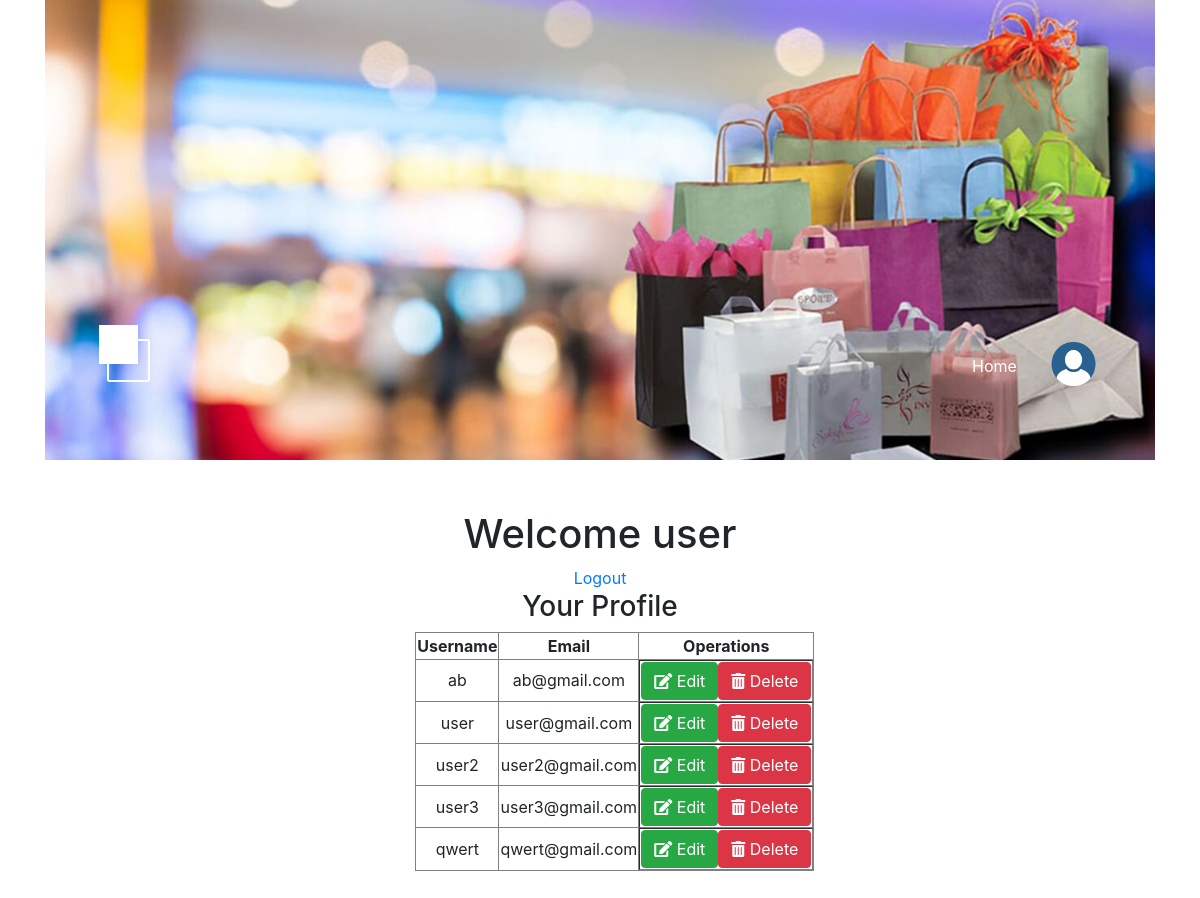
The page /welcome.php (signed in) on the database its author committed.
### tables this page shows
CREATE TABLE `users` (
  `id` int(15) NOT NULL,
  `username` varchar(200) NOT NULL,
  `email` varchar(200) NOT NULL,
  `password` varchar(50) NOT NULL
);

### welcome.php (the view, shortened to what this page needs)
<!DOCTYPE html>
<html>
<head>
  <link href="css/all.min.css" rel="stylesheet" />
  <link href="css/style.css" rel="stylesheet" />
  <link rel="stylesheet" href="https://cdnjs.cloudflare.com/ajax/libs/font-awesome/5.15.3/css/all.min.css">
    <link rel="stylesheet" href="https://maxcdn.bootstrapcdn.com/bootstrap/4.0.0/css/bootstrap.min.css">
</head>
<body>
  <div class="container">
    <div class="placeholder">
      <div
      class="parallax-window"
      data-parallax="scroll"
      data-image-src="image/login.jpg"
      >
      <div class="tm-header">
        <div class="row tm-header-inner">
          <div class="col-md-6 col-12">
            <img
            src="img/simple-house-logo.png"
            alt="Logo"
            class="tm-site-logo"
            />
          </div>
          <nav class="col-md-6 col-12 tm-nav">
            <ul class="tm-nav-ul">
              <li class="tm-nav-li">
                <a href="index.php" class="tm-nav-link">Home</a>
              </li>
              <?php if (isset($_SESSION['username'])) { ?>
                <div class="dropdown">
                  <img src="images/profile.png" class="dropdown-img">
                </div>
                <?php
              } else {
                ?>
                <li class="tm-nav-li">
                  <a href="login.php" class="tm-nav-link">Login</a>
                </li>
                <?php
              }
              ?>
            </ul>
          </nav>
        </div>
      </div>
    </div>
  </div>
  <div class="content">
    <?php echo "<h1>Welcome " . $_SESSION['username'] . "</h1>"; ?>
    <a href="logout.php">Logout</a>
    <div class="profile">
      <div class="container">
        <h3> Your Profile </h3>
        <table style="width: 100%" border="1">
          <thead>
            <tr>
             <th> Username</th>
             <th> Email</th>
             <th> Operations</th>
           </tr>
         </thead>
         <?php
         include('config.php');
         $query = mysqli_query($conn, "select * from `users`");
         while ($row = mysqli_fetch_array($query)) {
         ?> <tbody>
          <tr>
            <td class="text-center"><?php echo $row['username'] ?></th>
              <td class="text-center"><?php echo $row['email'] ?></td>
              <td class="text-center" style="display: inline-flex;">
                <a href="#edit<?php echo $row['id']; ?>" data-toggle="modal" class="btn btn-success"><i class="fas fa-edit"></i> Edit</a>
                <a href="#del<?php echo $row['id']; ?>" data-toggle="modal" class="btn btn-danger"><i class="fas fa-trash-alt"></i> Delete</a>
              </td>
            </tr>
          </tbody>
          <?php
        }
        ?>
      </table>
    </div>
  </div>
</div>
</div>
</body>
</html>

### css/style.css (style rules this page uses)
ul, nav, body, h1, h2, h4, h6, p, figure { margin: 0; padding: 0; }
a, button { transition: all 0.3s ease; }
html { box-sizing: border-box; -ms-overflow-style: scrollbar; }
*, *::before, *::after { box-sizing: inherit; }
.container { width: 100%; max-width: 1200px; margin-right: auto; margin-left: auto; }
.row { display: -ms-flexbox; display: flex; -ms-flex-wrap: wrap; flex-wrap: wrap; margin-left: -15px; margin-right: -15px; }
.col-lg-3, .col-lg-4, .col-lg-6, .col-md-4, .col-md-6, .col-sm-6, .col-12 { position: relative; width: 100%; padding-right: 15px; padding-left: 15px; }
.col-12 { -ms-flex: 0 0 100%; flex: 0 0 100%; max-width: 100%; }
@media (min-width: 768px) { .col-md-6 { -ms-flex: 0 0 50%; flex: 0 0 50%; max-width: 50%; } }
.text-center { text-align: center; }
body { font-family: "Open Sans", Arial, sans-serif; font-size: 17px; background-color: #ccc; overflow-x: hidden; }
.container { background-color: white; }
.placeholder { width: 100%; min-height: 460px; background-color: #556e5b; }
.parallax-window { min-height: 460px; background: transparent; position: relative; }
.tm-header { position: absolute; bottom: 0; left: 0; width: 100%; color: white; z-index: 1000; }
.tm-header-inner { padding: 40px 50px; }
.tm-site-logo { display: inline-block; margin-right: 5px; }
.tm-nav { text-align: right; margin-top: 30px; }
.tm-nav-ul { display: flex; justify-content: flex-end; }
.tm-nav-li { list-style: none; display: block; margin-bottom: 0; padding-right: 25px; padding-left: 25px; }
.tm-nav-link { color: white; text-decoration: none; padding-bottom: 10px; }
.container .content { max-width: 45%; margin: 0 auto; text-align: center; padding: 50px; }
.dropdown-img { height: 50px; position: relative; top: -15px; }

### rows shown on the page
users: username "ab", email "ab@gmail.com"
users: username "user", email "user@gmail.com"
users: username "user2", email "user2@gmail.com"
users: username "user3", email "user3@gmail.com"
users: username "qwert", email "qwert@gmail.com"

### other values the page prints
$_SESSION['username'] "user"
